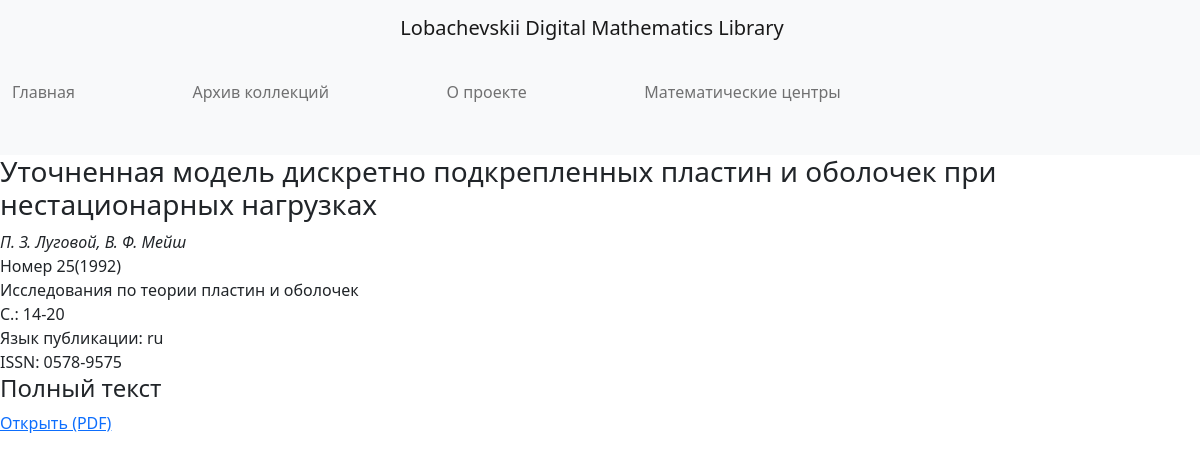
Screenshot of /3/ with the database file from the repository.
### articles/models.py (models this page shows, shortened)
class Article(models.Model):
    article_name = models.TextField('Название статьи')
    article_author = models.TextField('Авторы')
    article_collection = models.TextField('Коллекция')
    article_release = models.TextField('Выпуск')
    article_pages = models.TextField('Страницы')
    article_language = models.TextField('Язык')
    article_path = models.TextField('Путь к файлу', default="")
    article_keywords = models.JSONField('Ключевые слова', default=json.dumps({'0': []}))
    article_annotation = models.TextField('Аннотация', default=None)
    article_issn = models.TextField('ISSN', default=None)
    article_science = models.TextField('Научное направление', default=None)
    class Meta:
        verbose_name = 'Статья'
        verbose_name_plural = 'Статьи'

### articles/views.py (the view)
# urls.py: path('<int:article_id>/', views.article, name='article'),
def article(request, article_id):
    article = Article.objects.filter(id=article_id)[0]
    print(article.article_release)
    return render(request, 'articles/article.html', {'article': article})

### articles/templates/articles/article.html (shortened to what this page needs)
{% extends 'articles/base.html' %}
{% load static %}
{% block content %}
<div>
    <div>
        <h3 id="title">{{article.article_name}}</h3>
        <div id="authors">
            <i>{{article.article_author}}</i>
        </div>
        <div id="volume">
            {{article.article_release}}
        </div>
        <div>{{article.article_collection}}</div>
		        <div>{{article.article_pages}}</div>
        <div>Язык публикации: {{article.article_language}}</div>
            </div>
        {% if article.article_issn %}
            <div>
            {{ article.article_issn }}
            </div>
        {% endif %}
    <div>
        <h4>Полный текст</h4>
                    <div>
                <a href="{% static 'articles/pdf/' %}{{article.article_path}}" target="_blank" > Открыть (PDF)</a>            </div>
            </div>
    </div>
{% endblock %}

### rows the page displays
Article: article_name "Уточненная модель дискретно подкрепленных пластин и оболочек при нестационарных нагрузках", article_author "П. З. Луговой, В. Ф. Мейш", article_release "Номер 25(1992)", article_collection "Исследования по теории пластин и оболочек", article_pages "С.: 14-20", article_language "ru", article_issn "ISSN: 0578-9575"
